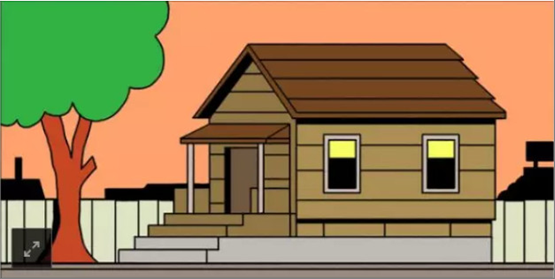
#> input picture Tuan07/image.png, 555 x 279 px
$ jupyter execute 2374802010164_PhamTheHung_0101_Lab04.ipynb
#> lines starting #> are read from the running program, lines starting #| are printed output that depends on the picture; after the words box and inside, x2 and y2 are one past the last pixel; in counts of white or black regions, pixels touching at a corner belong together
# LAB 04: KEYPOINT DETECTION

1. Khai báo thư viện ảnh

[cell 1]
import numpy as np
import cv2
from skimage.feature import blob_log
from matplotlib import pyplot as hung
from sklearn.cluster import KMeans

Kiểm tra opencv đọc ảnh và đặt ảnh cho đúng hiển thị ban đầu

[cell 2]
img = cv2.imread('image.png')
#> img is the input picture: shape (279, 555, 3); mean B, G, R 85.7, 128.6, 151.8
hung.imshow(img[:,:,::-1])

2. Sử dụng Harris Corner Detection tìm các keypoint trong ảnh.
- Máy dò góc Harris trong OpenCV

[cell 3]
import numpy as np
import cv2 as cv
filename = 'image.png'
img = cv.imread(filename)
gray = cv.cvtColor(img,cv.COLOR_BGR2GRAY)
gray = np.float32(gray)
dst = cv.cornerHarris(gray,2,3,0.04)
#result is dilated for marking the corners, not important
dst = cv.dilate(dst,None)
# Threshold for an optimal value, it may vary depending on the image.
img[dst>0.01*dst.max()]=[0,0,255]
#> img: shape (279, 555, 3); 3.61% of pixels changed, all inside (x1, y1, x2, y2) = (0, 0, 555, 272)
hung.title("Harris Corners")
hung.imshow(cv.cvtColor(img, cv.COLOR_BGR2RGB))
hung.show()

3. Sử dụng Band-pass filtering by Difference of Gaussians

[cell 4]
blur1 = cv2.GaussianBlur(gray,(5,5),1)
blur2 = cv2.GaussianBlur(gray,(5,5),2)
DoG = blur1 - blur2
hung.imshow(DoG)
hung.title("Difference of Gaussians")
hung.show()

4. Kiểm tra ảnh qua Automatic Scale Selection

[cell 5]
s = [1,2,3,4]

for i in s:
    blur = cv2.GaussianBlur(gray,(0,0),i)
    hung.imshow(blur,cmap='gray')
    hung.title(f"Sigma = {i}")
    hung.show()

5. Kiểm tra ảnh qua Scale Invariant Detection

[cell 6]
gray = cv2.cvtColor(img, cv2.COLOR_BGR2GRAY)
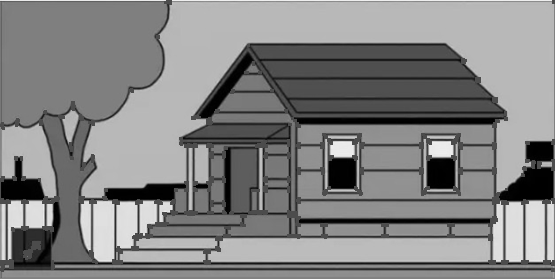
#> gray: shape (279, 555); min 0, max 240, mean 129.9
sift = cv2.SIFT_create()
kp, des = sift.detectAndCompute(gray, None)
#> kp = 611 keypoints; strongest (x, y, size): (115, 195, 12.1), (441, 149, 12.9), (342, 149, 12.8), (342, 173, 20.3)
img_sift = cv2.drawKeypoints(img, kp, None)
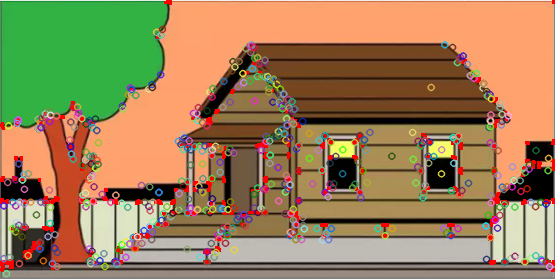
#> img_sift: shape (279, 555, 3); mean B, G, R 87.7, 127.8, 154.9

hung.imshow(img_sift[:,:,::-1])
hung.show()

6. Kiểm tra ảnh qua Scale-space blob detector.

[cell 7]
blobs = blob_log(gray, max_sigma=30, num_sigma=10, threshold=.1)
#> blobs = 575 rows, first 8: [149, 441, 7.44], [149, 342, 7.44], [206, 166, 4.22], [214, 35, 10.67], [210, 149, 7.44], [0, 164, 1], [190, 353, 1], [190, 451, 1]
img_blob = img.copy()

for y,x,r in blobs:
    cv2.circle(img_blob,(int(x),int(y)),int(r),(0,255,0),2)
#> this loop made 575 passes
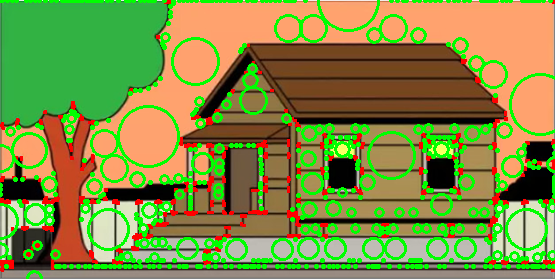
#> img_blob: shape (279, 555, 3); mean B, G, R 66.8, 140.6, 129.5

hung.imshow(img_blob[:,:,::-1])
hung.title("Blob detection")

7. Thực hành với Bag-of-words detection

[cell 8]
k = 50 # số visual words

kmeans = KMeans(n_clusters=k)
kmeans.fit(des)

visual_words = kmeans.predict(des)
#> visual_words = 611 values, max 49 at index 19, min 0 at index 2, mean 22.96
# tạo histogram
histogram = np.zeros(k)

for w in visual_words:
    histogram[w] += 1
#> this loop made 611 passes
#> w on passes 1 to 3: 28, 22, 0
#> after the loop, histogram = 50 values, max 28 at index 11, min 3 at index 13, mean 12.22
hung.bar(range(k), histogram)
hung.title("Bag of Words")
hung.show()
#> figure, not shown here; tallest bar 28 high, from x = 10.6 to 11.4

8. Ghép ảnh Image Panoramas

[cell 9]
img1 = cv2.imread("image2.png")
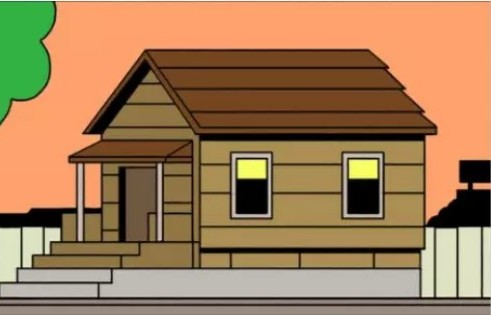
#> input picture Tuan07/image2.png, 491 x 315 px
#> img1 is the input picture: shape (315, 491, 3); mean B, G, R 87.1, 124.8, 160.8
img2 = cv2.imread("image3.png")
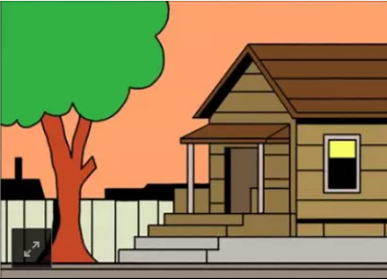
#> input picture Tuan07/image3.png, 387 x 279 px
#> img2 is the input picture: shape (279, 387, 3); mean B, G, R 82.9, 128.4, 143.4

stitcher = cv2.Stitcher_create()

status, pano = stitcher.stitch([img1, img2])
#> status = 0

hung.imshow(pano[:,:,::-1])
hung.title("Panorama Result")
hung.show()

9. Ghép ảnh Automatic mosaicing

[cell 10]
# đọc nhiều ảnh
img1 = cv2.imread("image.png")
img2 = cv2.imread("image2.png")
img3 = cv2.imread("image3.png")

images = [img1, img2, img3]

# tạo stitcher
stitcher = cv2.Stitcher_create()
status, mosaic = stitcher.stitch(images)
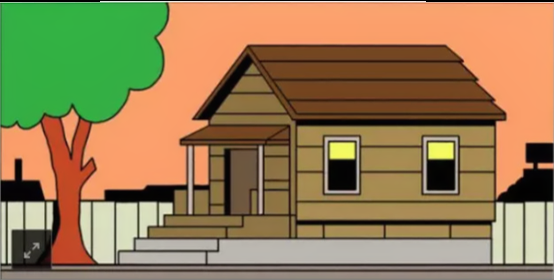
#> mosaic: shape (280, 554, 3); mean of channels 0, 1, 2 84.2, 126.5, 149.6; drawn as B, G, R

status == cv2.Stitcher_OK
hung.figure(figsize=(10,5))
hung.imshow(mosaic[:,:,::-1])
hung.title("Automatic Mosaicing Result")

10. Sử dụng Wide base-line stereo

[cell 11]
sift = cv2.SIFT_create()

kp1,des1 = sift.detectAndCompute(img1,None)
#> kp1 = 713 keypoints; strongest (x, y, size): (114, 194, 11.2), (18, 162, 6.3), (542, 164, 4.7), (342, 173, 20.2)
kp2,des2 = sift.detectAndCompute(img2,None)
#> kp2 = 621 keypoints; strongest (x, y, size): (252, 196, 22.8), (477, 186, 5.3), (363, 196, 23), (363, 169, 15.3)

bf = cv2.BFMatcher()

matches = bf.knnMatch(des1,des2,k=2)
#> matches = 713 matches

good=[]

for m,n in matches:
    if m.distance < 0.75*n.distance:
        good.append(m)
#> after the loop, good = 388 matches

img_stereo = cv2.drawMatches(img1,kp1,img2,kp2,good[:20],None)
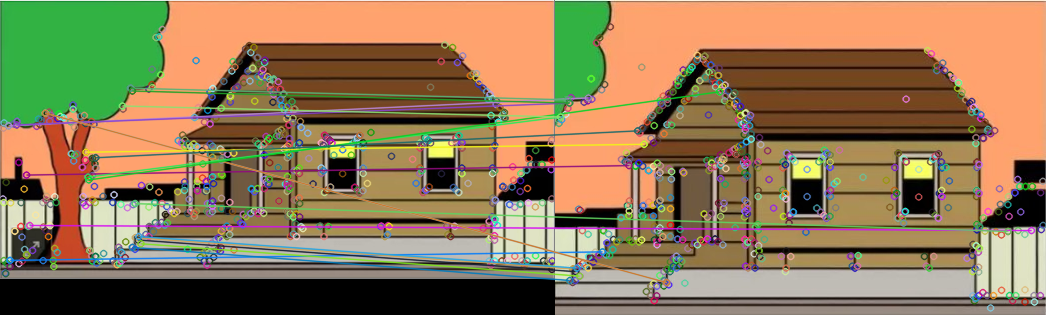
#> img_stereo: shape (315, 1046, 3); mean B, G, R 85.8, 121, 144.6

hung.imshow(img_stereo[:,:,::-1])
hung.show()

11. CBIR (content-based image retrieval)

[cell 12]
import cv2
import numpy as np
from matplotlib import pyplot as hung

img1 = cv2.imread("image2.png")
img2 = cv2.imread("image3.png")
query = cv2.imread("image.png")

def hist(img):
    h = cv2.calcHist([img],[0,1,2],None,[8,8,8],[0,256,0,256,0,256])
    return cv2.normalize(h,h).flatten()

hq = hist(query)
#> hq = 512 values, max 0.785 at index 239, min 0 at index 4, mean 0.0064

score1 = cv2.compareHist(hq, hist(img1), cv2.HISTCMP_CORREL)
#> score1 = 0.955
score2 = cv2.compareHist(hq, hist(img2), cv2.HISTCMP_CORREL)
#> score2 = 0.976

hung.figure(figsize=(8,3))

hung.subplot(1,3,1)
hung.imshow(query[:,:,::-1])
hung.title("Query")

hung.subplot(1,3,2)
hung.imshow(img1[:,:,::-1])
hung.title(f"Score={score1:.2f}")

hung.subplot(1,3,3)
hung.imshow(img2[:,:,::-1])
hung.title(f"Score={score2:.2f}")

hung.show()
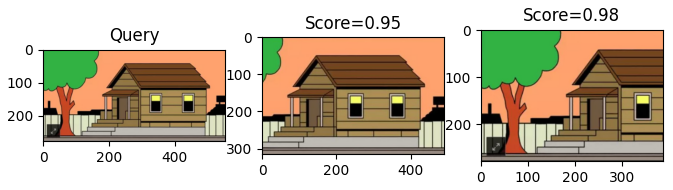
#> figure drawn by matplotlib, 3 panels

12. Bag-of-word with SIFT + Histogram

[cell 13]
import cv2
import numpy as np
from sklearn.cluster import KMeans
from matplotlib import pyplot as hung

img = cv2.imread("image.png")
gray = cv2.cvtColor(img, cv2.COLOR_BGR2GRAY)

# SIFT
sift = cv2.SIFT_create()
kp, des = sift.detectAndCompute(gray,None)
#> kp has the same summary as kp1

# hiển thị keypoints
img_kp = cv2.drawKeypoints(img,kp,None)
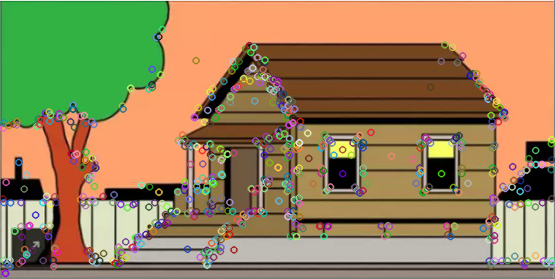
#> img_kp: shape (279, 555, 3); mean B, G, R 89.5, 130.2, 152.1

# KMeans
k = 20
kmeans = KMeans(n_clusters=k).fit(des)

words = kmeans.predict(des)
#> words = 713 values, max 19 at index 30, min 0 at index 339, mean 9.55

hist = np.bincount(words, minlength=k)
#> hist = 20 values, max 57 at index 7, min 13 at index 11, mean 35.65

# show
hung.figure(figsize=(10,4))
hung.subplot(1,2,1)
hung.imshow(img_kp[:,:,::-1])
hung.title("SIFT Keypoints")
hung.subplot(1,2,2)
hung.bar(range(k), hist)
hung.title("BoW Histogram")
hung.show()
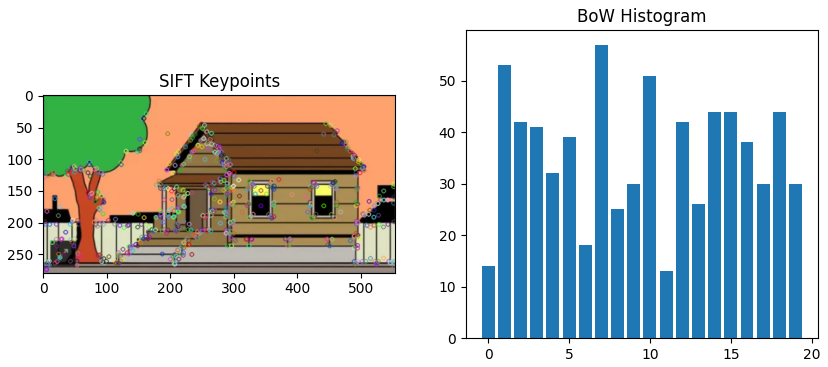
#> figure drawn by matplotlib, 2 panels; panel 2: tallest bar 57 high, from x = 6.6 to 7.4
